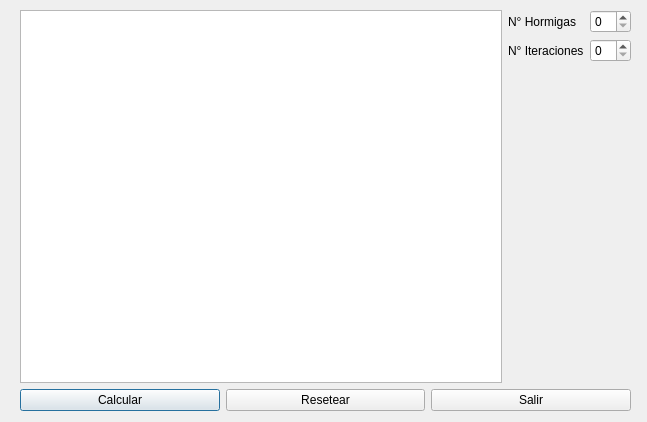
<?xml version="1.0" encoding="UTF-8"?>
<ui version="4.0">
 <class>ACO</class>
 <widget class="QDialog" name="ACO">
  <property name="geometry">
   <rect>
    <x>0</x>
    <y>0</y>
    <width>647</width>
    <height>422</height>
   </rect>
  </property>
  <property name="windowTitle">
   <string>ACO</string>
  </property>
  <widget class="QWidget" name="verticalLayoutWidget">
   <property name="geometry">
    <rect>
     <x>20</x>
     <y>10</y>
     <width>611</width>
     <height>401</height>
    </rect>
   </property>
   <layout class="QVBoxLayout" name="verticalLayout_2">
    <item>
     <layout class="QHBoxLayout" name="horizontalLayout_3">
      <item>
       <widget class="QGraphicsView" name="graph"/>
      </item>
      <item>
       <layout class="QFormLayout" name="formLayout">
        <item row="0" column="0">
         <widget class="QLabel" name="label">
          <property name="text">
           <string>N° Hormigas</string>
          </property>
         </widget>
        </item>
        <item row="0" column="1">
         <widget class="QSpinBox" name="nAnts"/>
        </item>
        <item row="1" column="0">
         <widget class="QLabel" name="label_2">
          <property name="text">
           <string>N° Iteraciones</string>
          </property>
         </widget>
        </item>
        <item row="1" column="1">
         <widget class="QSpinBox" name="nIterations"/>
        </item>
       </layout>
      </item>
     </layout>
    </item>
    <item>
     <layout class="QHBoxLayout" name="horizontalLayout_2">
      <item>
       <widget class="QPushButton" name="btnCalculate">
        <property name="text">
         <string>Calcular</string>
        </property>
       </widget>
      </item>
      <item>
       <widget class="QPushButton" name="btnReset">
        <property name="text">
         <string>Resetear</string>
        </property>
       </widget>
      </item>
      <item>
       <widget class="QPushButton" name="btnExit">
        <property name="text">
         <string>Salir</string>
        </property>
       </widget>
      </item>
     </layout>
    </item>
   </layout>
  </widget>
 </widget>
 <resources/>
 <connections/>
</ui>
